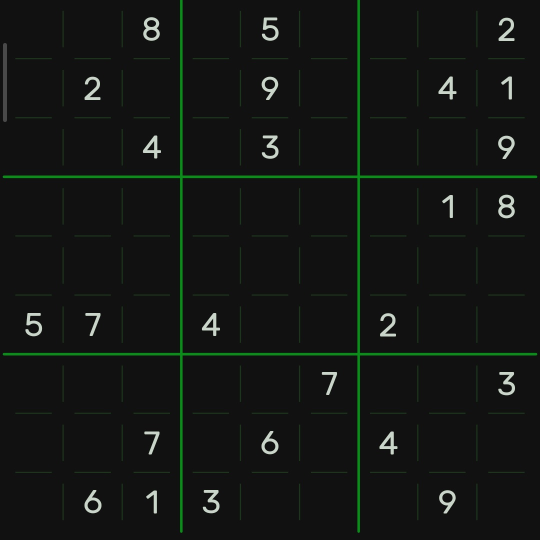
#> input picture scripts/python/Sudoku/sudoTest1.jpg, 1080 x 1080 px (shown at 1/2 size)
$ python -i video.py   (imports and definitions only)
#> lines starting #> are read from the running program, lines starting #| are printed output that depends on the picture
#> further down, picture is the input picture: shape (1080, 1080, 3); mean B, G, R 19.8, 22.5, 19.5
#!usr/bin/python3
import math
import cv2
import numpy as np
from pytesseract import Output
import pytesseract
def edit_img(img):
    img = cv2.resize(img,(870,870))
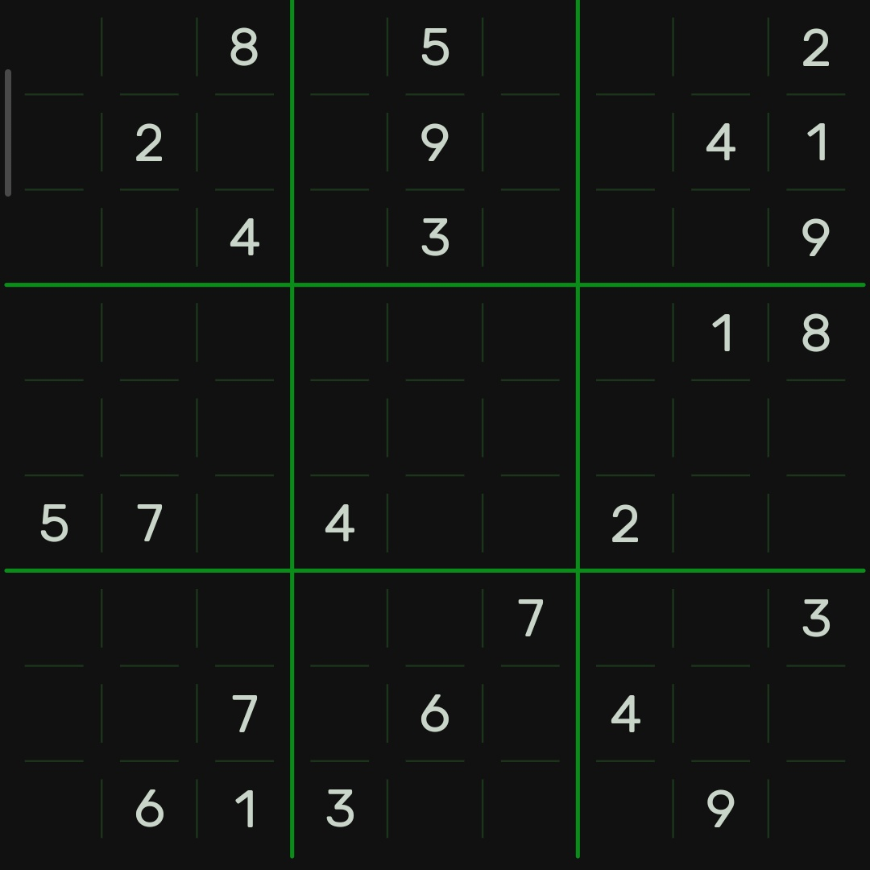
#> img: shape (870, 870, 3); mean of channels 0, 1, 2 19.7, 22.5, 19.5; drawn as B, G, R
    img = cv2.cvtColor(img,cv2.COLOR_BGR2GRAY)
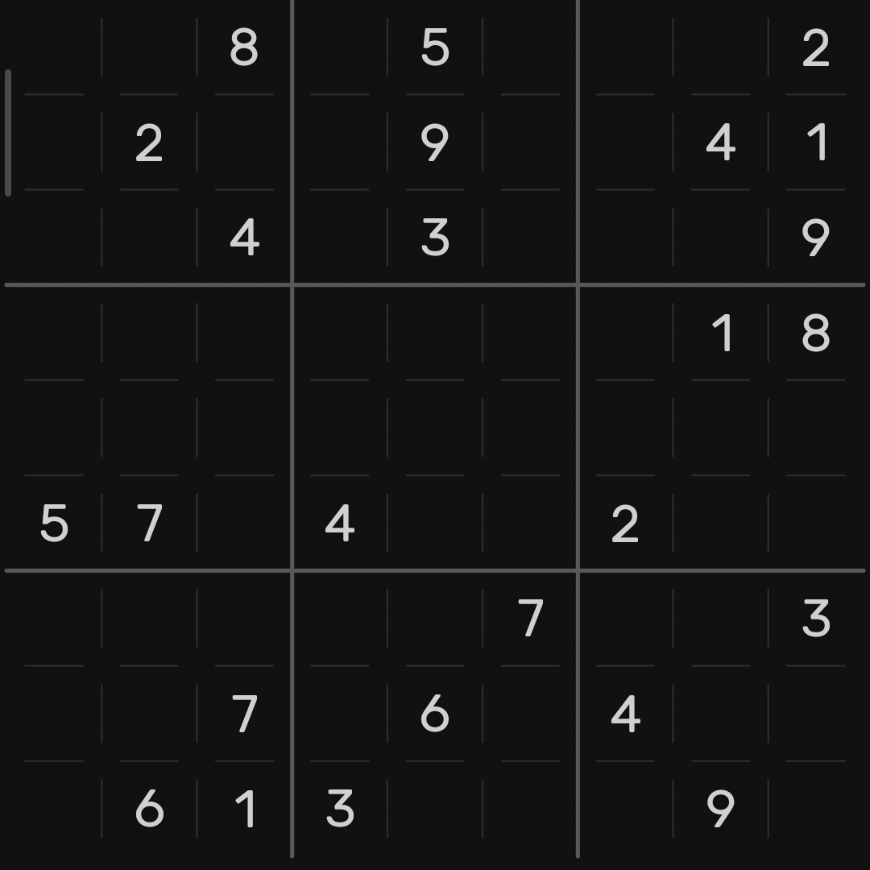
#> img: shape (870, 870); min 11, max 213, mean 21.3
    return cv2.bitwise_not(img)
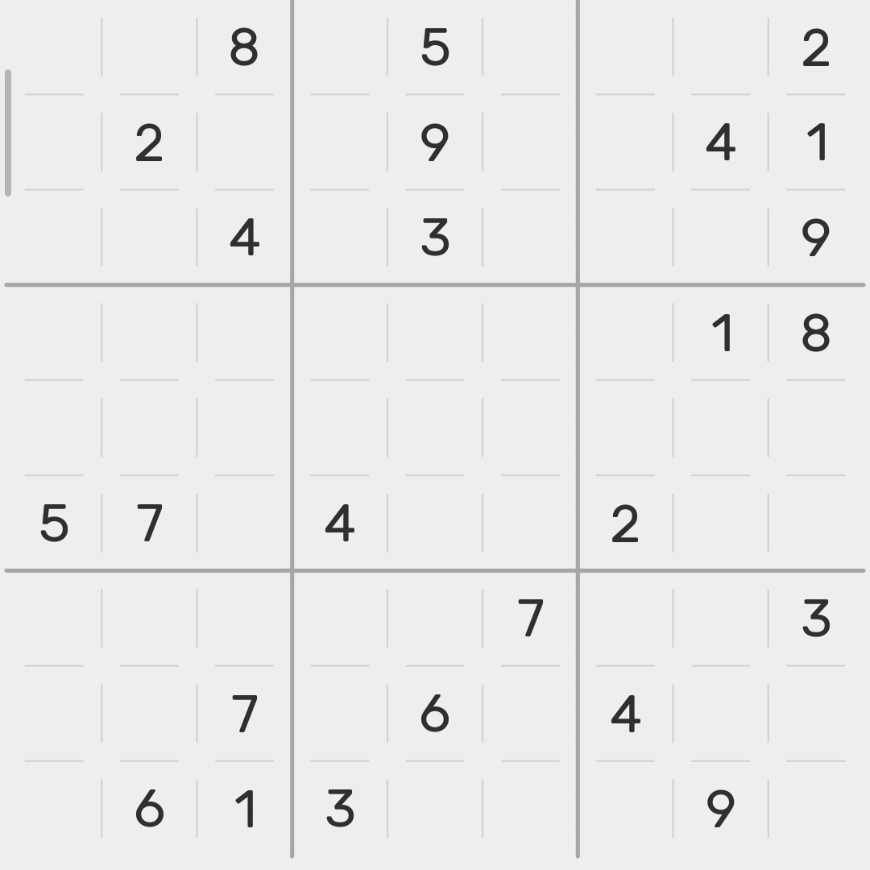
#> returned value: shape (870, 870); min 42, max 244, mean 233.7
def get_sudoku(img):
    img = edit_img(img)
    text = pytesseract.image_to_data(img,config='--psm 6 --oem 3 -c tessedit_char_whitelist=0123456789',output_type=Output.DICT)
    w,h = img.shape
    w = w/9
    h = h/9
    sudoku = np.zeros((9,9))
    for i in range(0,len(text['left'])):
        img = cv2.rectangle(img,(int(text['left'][i]),int(text['top'][i])),(int(text['left'][i])+40,int(text['top'][i])+40),(0,0,255),2)
        cv2.putText(img,text = text['text'][i],org=(int(text['left'][i])-5,int(text['top'][i])-5),fontFace= cv2.FONT_HERSHEY_SIMPLEX, fontScale=1, color=(0,255,0),thickness=2, lineType=cv2.LINE_AA)
        if len(text['text'][i]) == 1:
            y = math.floor(int(text['left'][i])/w)
            x = math.floor(int(text['top'][i])/h)
            sudoku[x][y] = int(text['text'][i])
        else:
            x = math.floor(int(text['top'][i])/h)
            y = math.floor(int(text['left'][i])/w)
            for j in range(0,len(text['text'][i])):
                sudoku[x][y+j] = int(text['text'][i][j])
    return sudoku
# [5 lines of commented-out code are left out]

>>> import cv2
>>> picture = cv2.imread('sudoTest1.jpg')
>>> result = edit_img(picture)

$ run again, on scripts/python/Sudoku/Su12.jpg
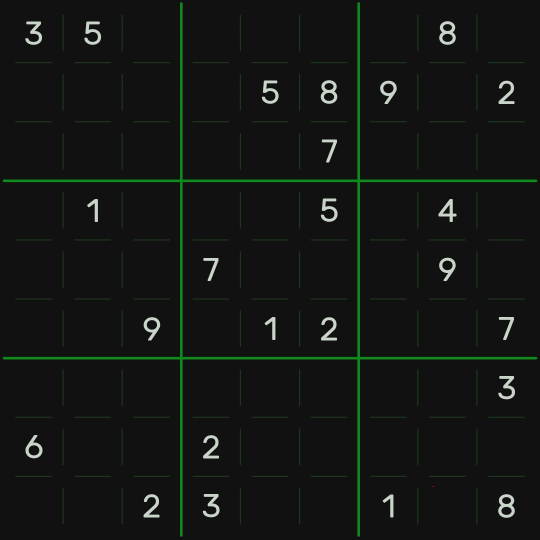
#> input picture scripts/python/Sudoku/Su12.jpg, 1080 x 1080 px (shown at 1/2 size)
#> picture is the input picture: shape (1080, 1080, 3); mean B, G, R 19.6, 22.4, 19.4
#> in edit_img, `img = cv2.cvtColor(img,cv2.COLOR_BGR2GRAY)`:
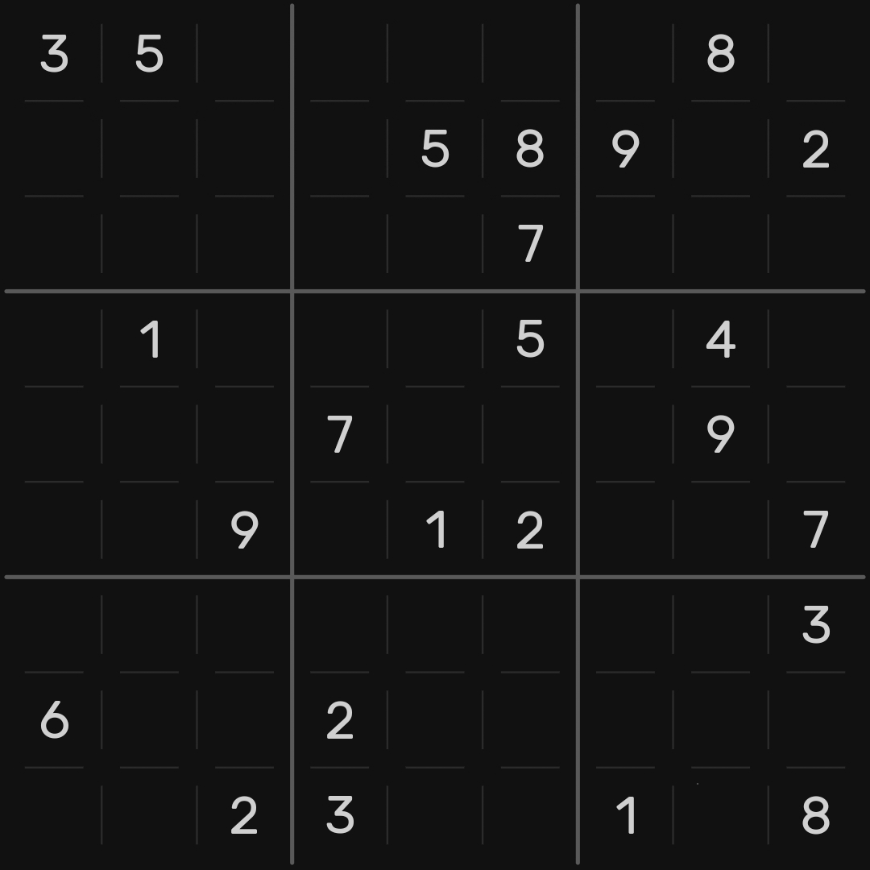
#> img: shape (870, 870); min 15, max 210, mean 21.1
#> in edit_img, `return cv2.bitwise_not(img)`:
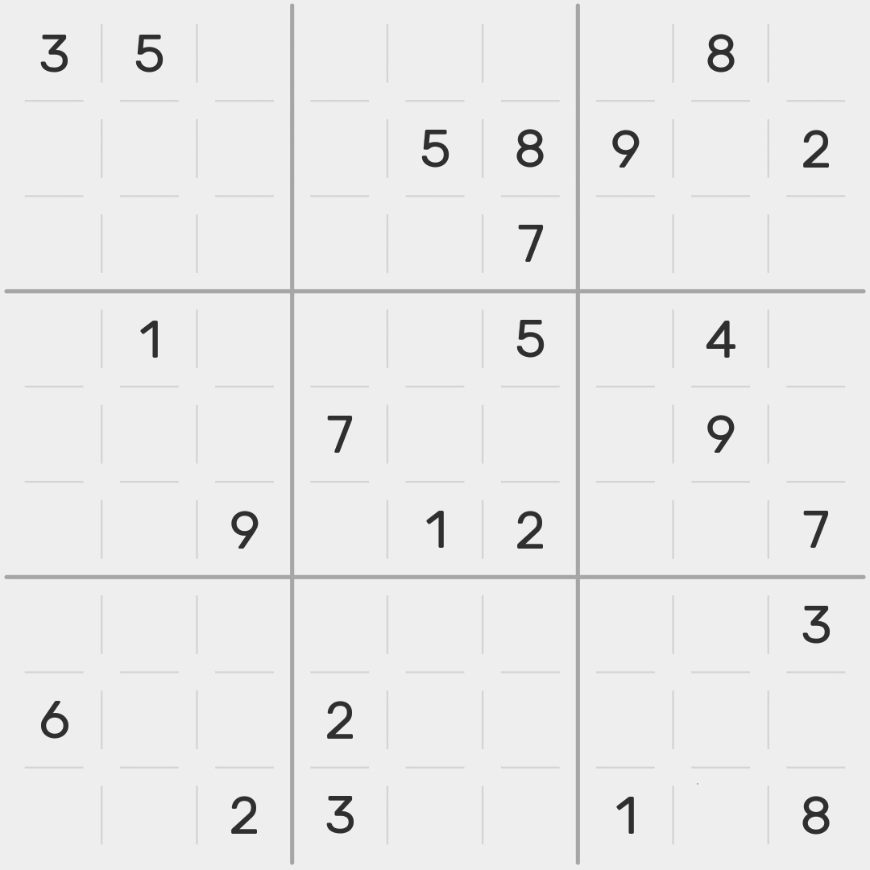
#> returned value: shape (870, 870); min 45, max 240, mean 233.9
